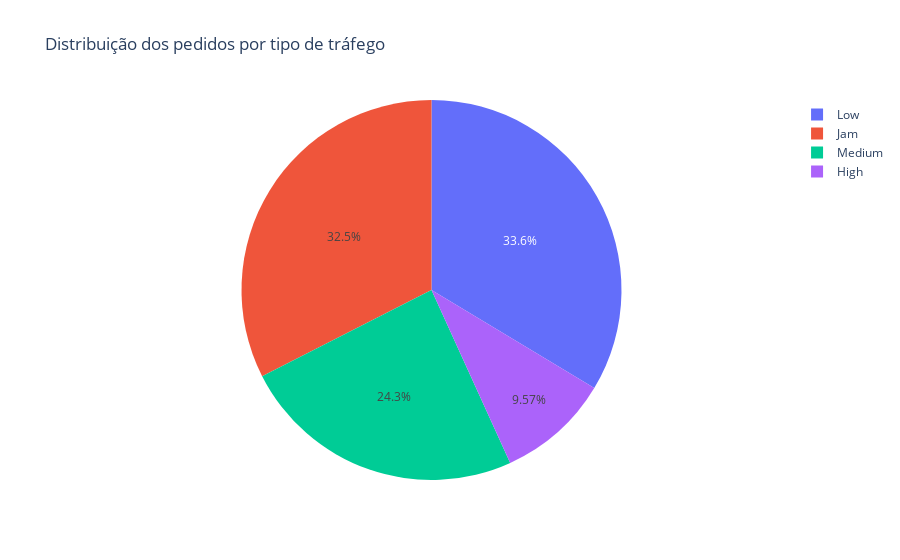

Source (notebook cell):
### Markdown cell above
###3. Distribuição dos pedidos por tipo de tráfego.

### Code cell
cols = ['ID', 'Road_traffic_density']
df.loc[:, cols].groupby('Road_traffic_density').count().reset_index()
px.pie(df, values='ID', names='Road_traffic_density', title='Distribuição dos pedidos por tipo de tráfego')

### Figure 1 — Plotly figure (JSON) as saved in the notebook; plotly's stock layout.template omitted (floating-point values rounded to 4 significant figures; data arrays with more than 128 entries replaced by an {"elided": "..."} marker saying what was removed)
{"data": [{"domain": {"x": [0, 1], "y": [0, 1]}, "hovertemplate": "Road_traffic_density=%{label}<br>ID=%{value}<extra></extra>", "labels": {"elided": "7070 str values"}, "legendgroup": "", "name": "", "showlegend": true, "type": "pie", "values": {"elided": "7070 str values"}}], "layout": {"autosize": true, "legend": {"tracegroupgap": 0}, "title": {"text": "Distribuição dos pedidos por tipo de tráfego"}}}
